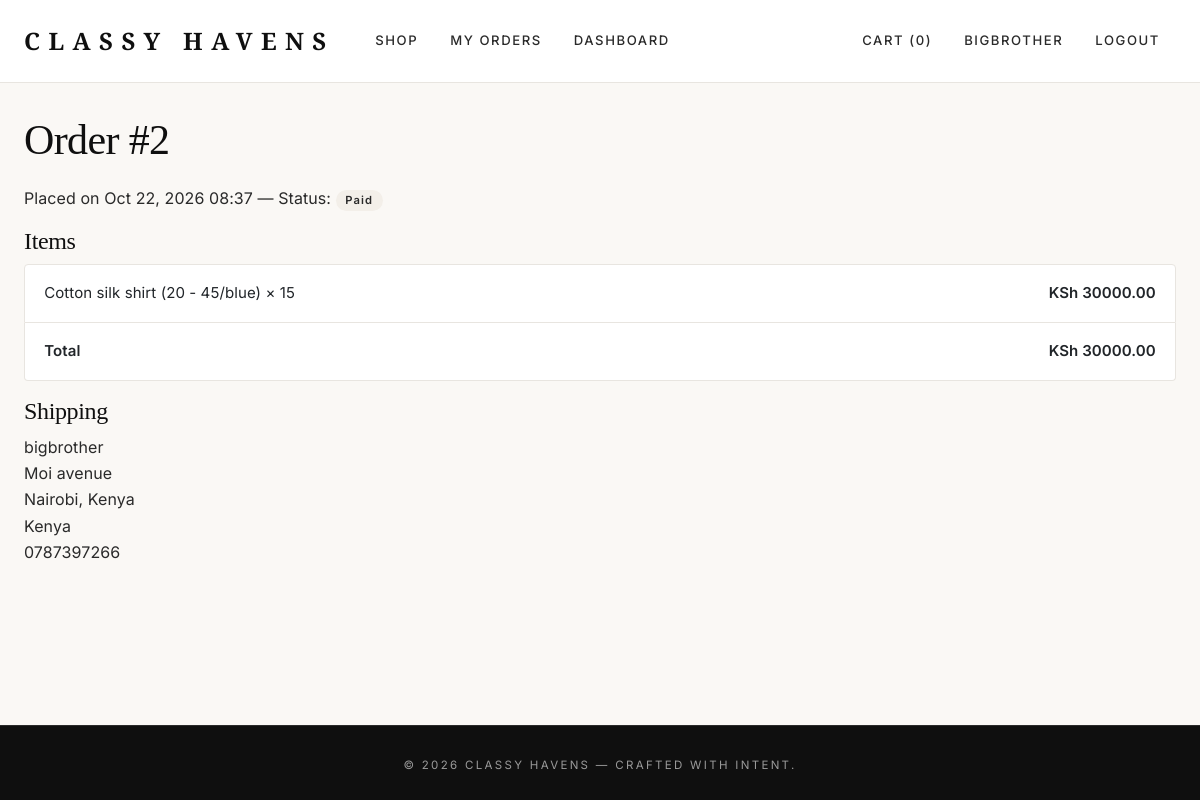
The app's page /orders/2/ (signed in) with its own data.
### accounts/models.py (models this page shows, shortened)
class CustomUser(AbstractUser):
    class Roles(models.TextChoices):
        CUSTOMER = "customer", "Customer"
        STAFF    = "staff",    "Staff"
        MANAGER  = "manager",  "Manager"
        ADMIN    = "admin",    "Admin"
    role = models.CharField(max_length=20, choices=Roles.choices,
                            default=Roles.CUSTOMER)
    phone = models.CharField(max_length=20, blank=True)
    avatar = models.ImageField(
        upload_to="avatars/%Y/%m/", blank=True, null=True,
        help_text="Optional profile picture (JPEG, PNG, WebP).",
    )
    @property
    def is_staff_member(self):
        return (
            self.is_superuser
            or self.is_staff
            or self.role in (self.Roles.STAFF, self.Roles.MANAGER, self.Roles.ADMIN)
        )

### orders/models.py (models this page shows, shortened)
class Order(models.Model):
    class Status(models.TextChoices):
        PENDING   = "pending",   "Pending"
        PAID      = "paid",      "Paid"
        SHIPPED   = "shipped",   "Shipped"
        DELIVERED = "delivered", "Delivered"
        CANCELLED = "cancelled", "Cancelled"
    user = models.ForeignKey(settings.AUTH_USER_MODEL, on_delete=models.PROTECT,
                             related_name="orders")
    shipping_address = models.ForeignKey(ShippingAddress, on_delete=models.PROTECT)
    status = models.CharField(max_length=20, choices=Status.choices, default=Status.PENDING)
    total = models.DecimalField(max_digits=10, decimal_places=2, default=Decimal("0.00"))
    created_at = models.DateTimeField(auto_now_add=True)
    updated_at = models.DateTimeField(auto_now=True)
    paid_at = models.DateTimeField(null=True, blank=True)
    class Meta:
        ordering = ["-created_at"]

class OrderItem(models.Model):
    order = models.ForeignKey(Order, on_delete=models.CASCADE, related_name="items")
    variant = models.ForeignKey(ProductVariant, on_delete=models.PROTECT)
    quantity = models.PositiveIntegerField()
    unit_price = models.DecimalField(max_digits=10, decimal_places=2)
    @property
    def subtotal(self):
        return self.unit_price * self.quantity

class ShippingAddress(models.Model):
    user = models.ForeignKey(
        settings.AUTH_USER_MODEL, on_delete=models.CASCADE,
        related_name="addresses",
    )
    full_name = models.CharField(max_length=150)
    phone = models.CharField(max_length=30)
    street = models.CharField(max_length=200)
    city = models.CharField(max_length=100)
    state = models.CharField(max_length=100)
    postal_code = models.CharField(max_length=20, blank=True)
    country = models.CharField(
        max_length=100,
        choices=COUNTRY_CHOICES,
        default="Kenya",
        help_text="Destination country for this order.",
    )
    created_at = models.DateTimeField(auto_now_add=True)

### catalog/models.py (models this page shows, shortened)
class ProductVariant(models.Model):
    product = models.ForeignKey(Product, on_delete=models.CASCADE, related_name="variants")
    size = models.CharField(max_length=20)
    color = models.CharField(max_length=30)
    sku = models.CharField(max_length=64, unique=True)
    stock = models.PositiveIntegerField(default=0)
    price_override = models.DecimalField(
        max_digits=10, decimal_places=2, blank=True, null=True,
        validators=[MinValueValidator(0)],
    )
    class Meta:
        unique_together = ("product", "size", "color")
        ordering = ["product", "size", "color"]

class Product(models.Model):
    category = models.ForeignKey(
        Category, on_delete=models.PROTECT, related_name="products",
    )
    name = models.CharField(max_length=200)
    slug = models.SlugField(max_length=220, unique=True)
    description = models.TextField(blank=True)
    base_price = models.DecimalField(
        max_digits=10, decimal_places=2, validators=[MinValueValidator(0)],
    )
    image = models.ImageField(upload_to="products/", blank=True, null=True)
    is_active = models.BooleanField(default=True)
    created_at = models.DateTimeField(auto_now_add=True)
    updated_at = models.DateTimeField(auto_now=True)
    class Meta:
        ordering = ["-created_at"]

### orders/views.py (the view)
# urls.py: path("<int:pk>/", views.order_detail, name="order_detail"),
@login_required
def order_detail(request, pk):
    order = get_object_or_404(Order, pk=pk)
    if order.user_id != request.user.id and not request.user.is_staff_member:
        messages.error(request, "You do not have access to that order.")
        return redirect("orders:order_list")
    return render(request, "orders/order_detail.html", {"order": order})

### cart/cart.py (called while the page is built)
    def __len__(self):
        return sum(item["quantity"] for item in self.cart.values())

    def total_quantity(self):
        return len(self)

### cart/context_processors.py (called while the page is built)
def cart(request):
    return {"cart": Cart(request)}

### config/context_processors.py (called while the page is built)
def currency(request):
    return {
        "CURRENCY_CODE": settings.CURRENCY_CODE,
        "CURRENCY_SYMBOL": settings.CURRENCY_SYMBOL,
    }

### templates/orders/order_detail.html (shortened to what this page needs)
{% extends "base.html" %}
{% block content %}
<h1>Order #{{ order.id }}</h1>
<p>Placed on {{ order.created_at|date:"M d, Y H:i" }} — Status:
    <span class="badge bg-secondary badge-status">{{ order.get_status_display }}</span></p>
<h4>Items</h4>
<ul class="list-group mb-3">
    {% for item in order.items.all %}
        <li class="list-group-item d-flex justify-content-between">
            <span>{{ item.variant.product.name }} ({{ item.variant.size }}/{{ item.variant.color }}) × {{ item.quantity }}</span>
            <strong>{{ CURRENCY_SYMBOL }} {{ item.subtotal }}</strong>
        </li>
    {% endfor %}
    <li class="list-group-item d-flex justify-content-between">
        <strong>Total</strong><strong>{{ CURRENCY_SYMBOL }} {{ order.total }}</strong>
    </li>
</ul>
<h4>Shipping</h4>
<p>{{ order.shipping_address.full_name }}<br>
   {{ order.shipping_address.street }}<br>
   {{ order.shipping_address.city }}, {{ order.shipping_address.state }}<br>
   {{ order.shipping_address.country }}<br>
   {{ order.shipping_address.phone }}</p>
{% endblock %}

### templates/base.html (shortened to what this page needs)
{% load static %}
<!doctype html>
<html lang="en">
<head>
    <link href="https://cdn.jsdelivr.net/npm/bootstrap@5.3.3/dist/css/bootstrap.min.css" rel="stylesheet">
    <link rel="stylesheet" href="{% static 'css/style.css' %}">
</head>
<body class="d-flex flex-column min-vh-100">
<nav class="navbar navbar-expand-lg">
    <div class="container">
        <a class="navbar-brand" href="{% url 'catalog:product_list' %}">Classy&nbsp;Havens</a>
        <div class="collapse navbar-collapse" id="nav">
            <ul class="navbar-nav me-auto">
                <li class="nav-item"><a class="nav-link" href="{% url 'catalog:product_list' %}">Shop</a></li>
                {% if user.is_authenticated %}
                    <li class="nav-item"><a class="nav-link" href="{% url 'orders:order_list' %}">My Orders</a></li>
                {% endif %}
                {% if user.is_staff_member %}
                    <li class="nav-item"><a class="nav-link" href="{% url 'dashboard:index' %}">Dashboard</a></li>
                {% endif %}
            </ul>
            <ul class="navbar-nav align-items-lg-center">
                <li class="nav-item">
                    <a class="nav-link" href="{% url 'cart:cart_detail' %}">Cart ({{ cart.total_quantity }})</a>
                </li>
                {% if user.is_authenticated %}
                    <li class="nav-item"><a class="nav-link" href="{% url 'accounts:profile' %}">{{ user.username }}</a></li>
                    <li class="nav-item"><a class="nav-link" href="{% url 'accounts:logout' %}">Logout</a></li>
                {% else %}
                    <li class="nav-item"><a class="nav-link" href="{% url 'accounts:login' %}">Login</a></li>
                    <li class="nav-item"><a class="nav-link" href="{% url 'accounts:register' %}">Register</a></li>
                {% endif %}
            </ul>
        </div>
    </div>
</nav>
<main class="flex-grow-1">
    <div class="container">
        {% block content %}{% endblock %}
    </div>
</main>
<footer class="mt-5 py-4">
    <div class="container text-center">
        <small>&copy; {% now "Y" %} Classy Havens — Crafted with intent.</small>
    </div>
</footer>
</body>
</html>

### static/css/style.css (style rules this page uses)
:root { --ch-black: #0f0f0f; --ch-charcoal: #2a2a2a; --ch-gray: #6b6b6b; --ch-muted: #9a9a9a; --ch-cream: #faf8f5; --ch-cream-alt: #f3efe9; --ch-white: #ffffff; --ch-border: #e8e5e0; --ch-gold: #c9a961; --ch-gold-dark: #a88a4a; --ch-danger: #b83232; --ch-success: #2f7a4d; --font-display: 'Playfair Display', Georgia, 'Times New Roman', serif; --font-body: 'Inter', -apple-system, BlinkMacSystemFont, 'Segoe UI', sans-serif; --shadow-sm: 0 1px 2px rgba(15,15,15,0.05); --shadow-md: 0 8px 24px rgba(15,15,15,0.07); --shadow-lg: 0 20px 48px rgba(15,15,15,0.10); --radius-sm: 2px; --radius: 4px; --radius-lg: 8px; }
* { box-sizing: border-box; }
html { scroll-behavior: smooth; }
body { margin: 0; font-family: var(--font-body); font-weight: 400; color: var(--ch-black); background-color: var(--ch-cream); line-height: 1.65; letter-spacing: 0.005em; -webkit-font-smoothing: antialiased; -moz-osx-font-smoothing: grayscale; }
h1, h2, h3, h4, h5, h6, .display { font-family: var(--font-display); font-weight: 500; letter-spacing: -0.015em; color: var(--ch-black); line-height: 1.2; }
h1 { font-size: clamp(2rem, 3.5vw, 3rem); margin-bottom: 1.25rem; }
a { color: var(--ch-black); text-decoration: none; transition: color .2s ease; }
p { color: var(--ch-charcoal); }
small, .text-muted { color: var(--ch-muted) !important; }
.container { max-width: 1240px; padding-left: 1.5rem; padding-right: 1.5rem; }
main { padding-top: 2rem; padding-bottom: 4rem; }
.navbar { background: var(--ch-white) !important; border-bottom: 1px solid var(--ch-border); padding: 1rem 0; position: sticky; top: 0; z-index: 1000; backdrop-filter: saturate(180%) blur(10px); }
.navbar-brand { font-family: var(--font-display); font-weight: 700; font-size: 1.5rem; letter-spacing: 0.35em; color: var(--ch-black) !important; padding-right: 0.35em; text-transform: uppercase; }
.navbar-nav .nav-link { font-family: var(--font-body); font-size: 0.82rem; font-weight: 500; letter-spacing: 0.12em; text-transform: uppercase; color: var(--ch-charcoal) !important; padding: 0.5rem 1rem !important; transition: color .2s ease; }
.badge { font-family: var(--font-body); font-size: 0.7rem; font-weight: 600; letter-spacing: 0.1em; text-transform: uppercase; padding: 0.42em 0.85em; border-radius: 100px; }
.badge.bg-secondary { background: var(--ch-cream-alt) !important; color: var(--ch-charcoal) !important; }
.nav-link { color: var(--ch-charcoal); font-size: 0.88rem; font-weight: 500; letter-spacing: 0.08em; text-transform: uppercase; }
.list-group { border-radius: var(--radius); }
.list-group-item { border-color: var(--ch-border); padding: 1rem 1.2rem; background: var(--ch-white); font-size: 0.94rem; }
.list-group-item strong { font-weight: 600; }
footer { background: var(--ch-black) !important; color: var(--ch-muted); padding: 2.5rem 0 !important; margin-top: 5rem; border-top: 1px solid var(--ch-charcoal); }
footer small { letter-spacing: 0.2em; text-transform: uppercase; font-size: 0.72rem; color: var(--ch-muted); }
.badge-status { text-transform: capitalize; }

### records on screen
CustomUser: username "BIGBROTHER"
Order: id "2", created_at "Oct 22, 2026 08:37", status "Paid", total "30000.00", shipping_address.full_name "bigbrother", shipping_address.street "Moi avenue", shipping_address.city "Nairobi", shipping_address.state "Kenya", shipping_address.country "Kenya", shipping_address.phone "0787397266"
OrderItem: variant.product.name "Cotton silk shirt", variant.size "20 - 45", variant.color "blue", quantity "15", CURRENCY_SYMBOL "KSh", subtotal "30000.00"

### other values on screen
{{ cart.total_quantity }} "0"
{{ CURRENCY_SYMBOL }} "KSh"
